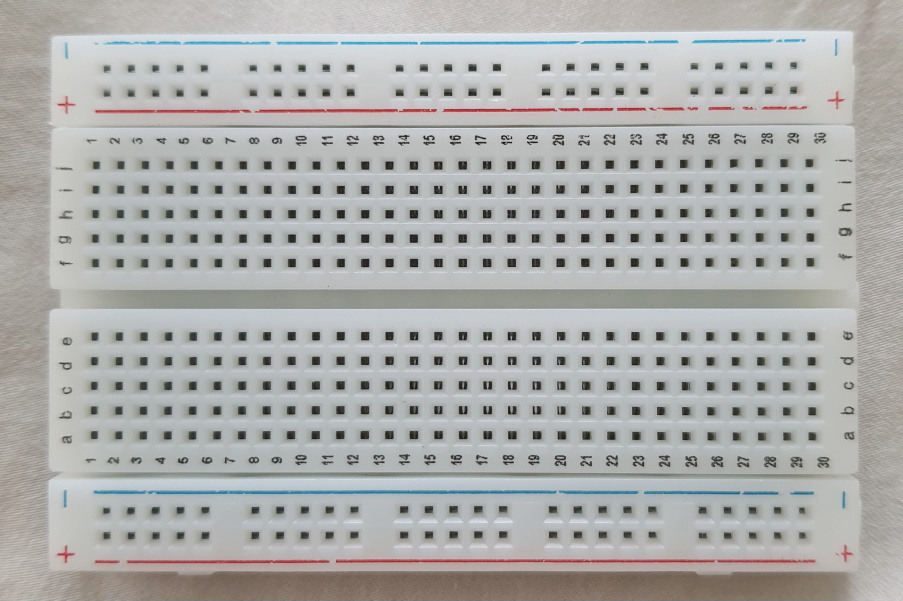
#> input picture data/raw/Breadboard.jpg, 2709 x 1801 px (shown at 1/3 size)
$ python -i setup_camera.py   (imports and definitions only)
#> lines starting #> are read from the running program, lines starting #| are printed output that depends on the picture; after the words box and inside, x2 and y2 are one past the last pixel; in counts of white or black regions, pixels touching at a corner belong together
#> further down, picture is the input picture: shape (1801, 2709, 3); mean B, G, R 172.2, 173.5, 172.8
import tkinter as tk

import cv2
import numpy as np

from src.utils.ui_handlers import close_window_btn

# 5.4 cm = 54 mm -> 540 px
# 8.1 cm = 81 mm -> 810 px
BOARD_WIDTH = 540
BOARD_HEIGHT = 810

# [3 lines not run here, left out]

# [21 lines left out: function order_points, not called in this run]


def detect_board(frame):
    gray = cv2.cvtColor(frame, cv2.COLOR_BGR2GRAY)
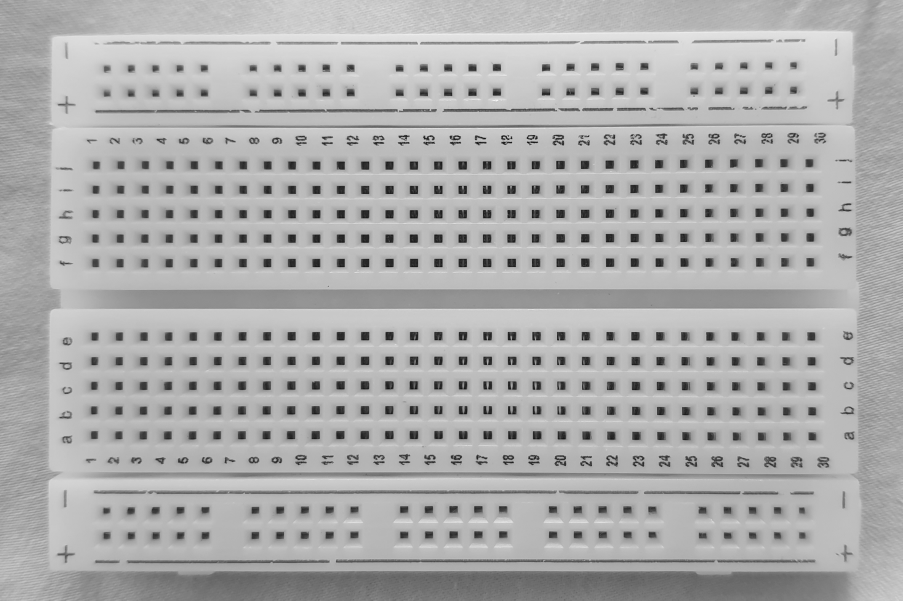
#> gray: shape (1801, 2709) (shown at 1/3 size); min 2, max 251, mean 173.1
    blurred = cv2.GaussianBlur(gray, (5, 5), 0)
    edges = cv2.Canny(blurred, 50, 150)
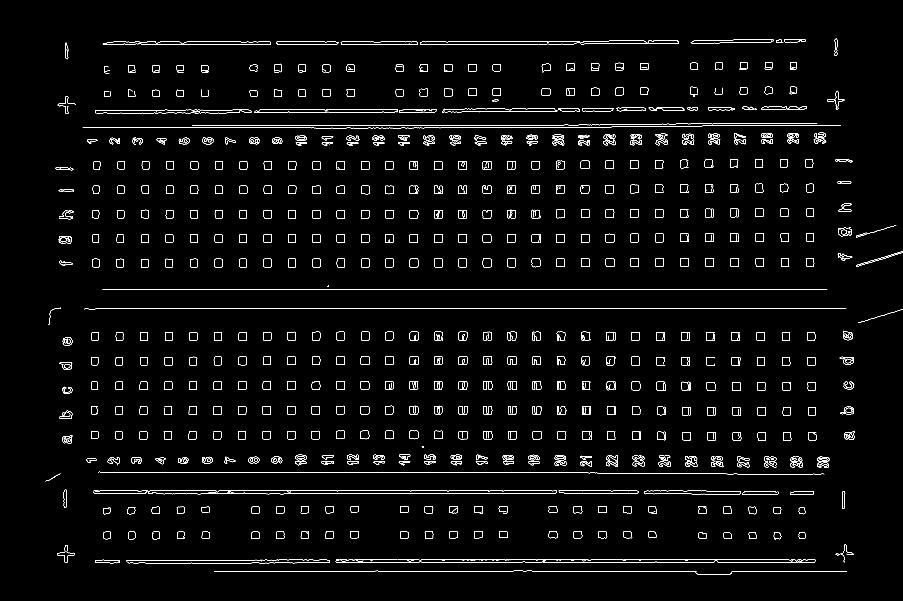
#> edges: shape (1801, 2709) (shown at 1/3 size); 1.8% white in thin lines or dots, all inside (x1, y1, x2, y2) = (136, 115, 2709, 1725)
    contours, _ = cv2.findContours(edges, cv2.RETR_EXTERNAL, cv2.CHAIN_APPROX_SIMPLE)
#> contours = 720 contours, 290 with area under 20; largest, box (x1, y1, x2, y2) and area: (764, 327, 1193, 339) 3744, (1932, 1472, 2222, 1483) 2580, (1676, 1471, 1916, 1482) 2118, (1022, 125, 1254, 135) 1876, (828, 125, 1016, 135) 1538
    src_points = None
    if contours:
        contours = sorted(contours, key=cv2.contourArea, reverse=True)
        biggest_contour = contours[0]
#> biggest_contour = contour of 144 points, box (x1, y1, x2, y2) (764, 327, 1193, 339), area 3744

        peri = cv2.arcLength(biggest_contour, True)
#> peri = 908
        approx = cv2.approxPolyDP(biggest_contour, 0.02 * peri, True)
#> approx = [[1192, 328], [764, 338]]
        if len(approx) == 4:
            src_points = approx.reshape((4, 2))
            cv2.drawContours(frame, [approx], -1, (0, 255, 0), 2)
            for (x, y) in src_points:
                cv2.circle(frame, (x, y), 8, (0, 0, 255), -1)

    return src_points


# [36 lines left out: functions camera, setup_camera, not called in this run]

>>> import cv2
>>> picture = cv2.imread('../../data/raw/Breadboard.jpg')
>>> result = detect_board(picture)
